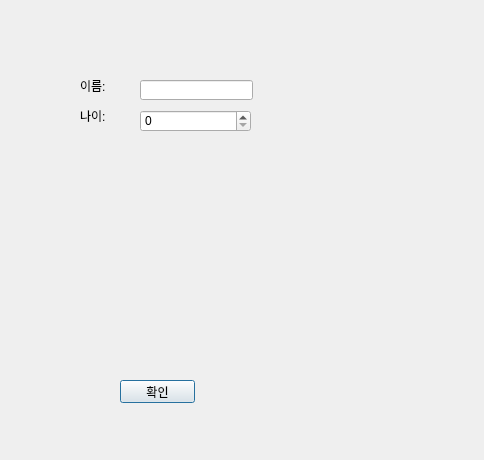
<?xml version="1.0" encoding="UTF-8"?>
<ui version="4.0">
 <class>Dialog</class>
 <widget class="QDialog" name="Dialog">
  <property name="geometry">
   <rect>
    <x>0</x>
    <y>0</y>
    <width>484</width>
    <height>460</height>
   </rect>
  </property>
  <property name="windowTitle">
   <string>Dialog</string>
  </property>
  <widget class="QLabel" name="label">
   <property name="geometry">
    <rect>
     <x>80</x>
     <y>80</y>
     <width>56</width>
     <height>12</height>
    </rect>
   </property>
   <property name="text">
    <string>이름:</string>
   </property>
  </widget>
  <widget class="QLabel" name="label_2">
   <property name="geometry">
    <rect>
     <x>80</x>
     <y>110</y>
     <width>56</width>
     <height>12</height>
    </rect>
   </property>
   <property name="text">
    <string>나이:</string>
   </property>
  </widget>
  <widget class="QSpinBox" name="spinBox">
   <property name="geometry">
    <rect>
     <x>140</x>
     <y>110</y>
     <width>111</width>
     <height>22</height>
    </rect>
   </property>
  </widget>
  <widget class="QLineEdit" name="lineEdit">
   <property name="geometry">
    <rect>
     <x>140</x>
     <y>80</y>
     <width>113</width>
     <height>20</height>
    </rect>
   </property>
  </widget>
  <widget class="QPushButton" name="pushButton">
   <property name="geometry">
    <rect>
     <x>120</x>
     <y>380</y>
     <width>75</width>
     <height>23</height>
    </rect>
   </property>
   <property name="text">
    <string>확인</string>
   </property>
  </widget>
  <widget class="QLabel" name="labelTest">
   <property name="geometry">
    <rect>
     <x>80</x>
     <y>150</y>
     <width>181</width>
     <height>201</height>
    </rect>
   </property>
   <property name="text">
    <string/>
   </property>
   <property name="pixmap">
    <pixmap>a.jpg</pixmap>
   </property>
   <property name="scaledContents">
    <bool>true</bool>
   </property>
  </widget>
 </widget>
 <resources/>
 <connections/>
</ui>
